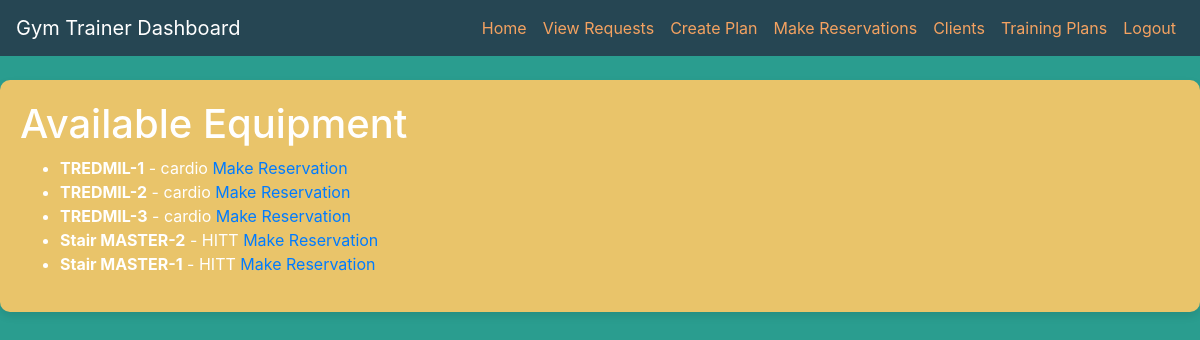
The app's page /members/equipment/, older data.
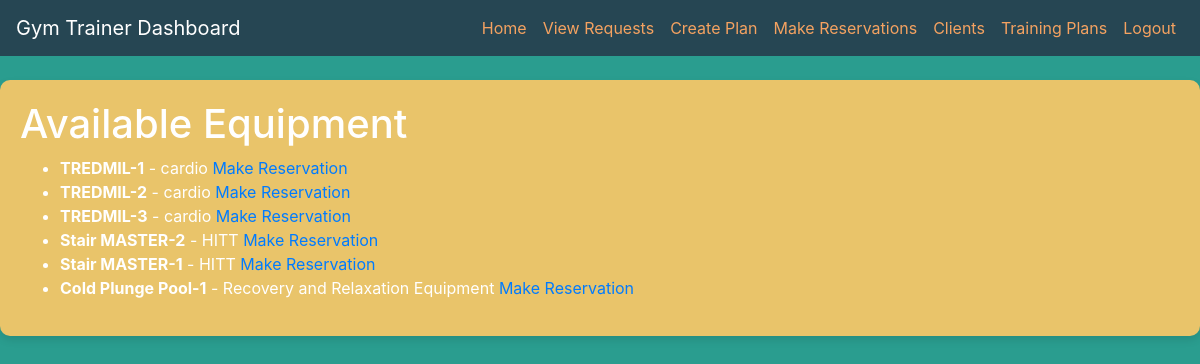
The same page, newer data.
### Members/models.py (models this page shows, shortened)
class Equipment(models.Model):
    name = models.CharField(max_length=255)
    description = models.TextField()

### Members/views.py (the view)
# urls.py: path('equipment/', views.available_equipment, name='available_equipment'),
def available_equipment(request):
    print("View is called")  # Check if this message appears in the console
    equipment = Equipment.objects.all()
    return render(request, 'list_equipment.html', {'equipment': equipment})

### Members/templates/list_equipment.html
{% extends 'Navbar.html' %}
{% block content %}
    <h1>Available Equipment</h1>
    <ul>
        {% for item in equipment %}
            <li>
                <strong>{{ item.name }}</strong> - {{ item.description }}
                <a href="{% url 'Members:make_reservation' %}">Make Reservation</a>
            </li>
        {% endfor %}
    </ul>
{% endblock %}

Row changes from the older to the newer data that the page shows:
added Equipment: name "Cold Plunge Pool-1", description "Recovery and Relaxation Equipment"
